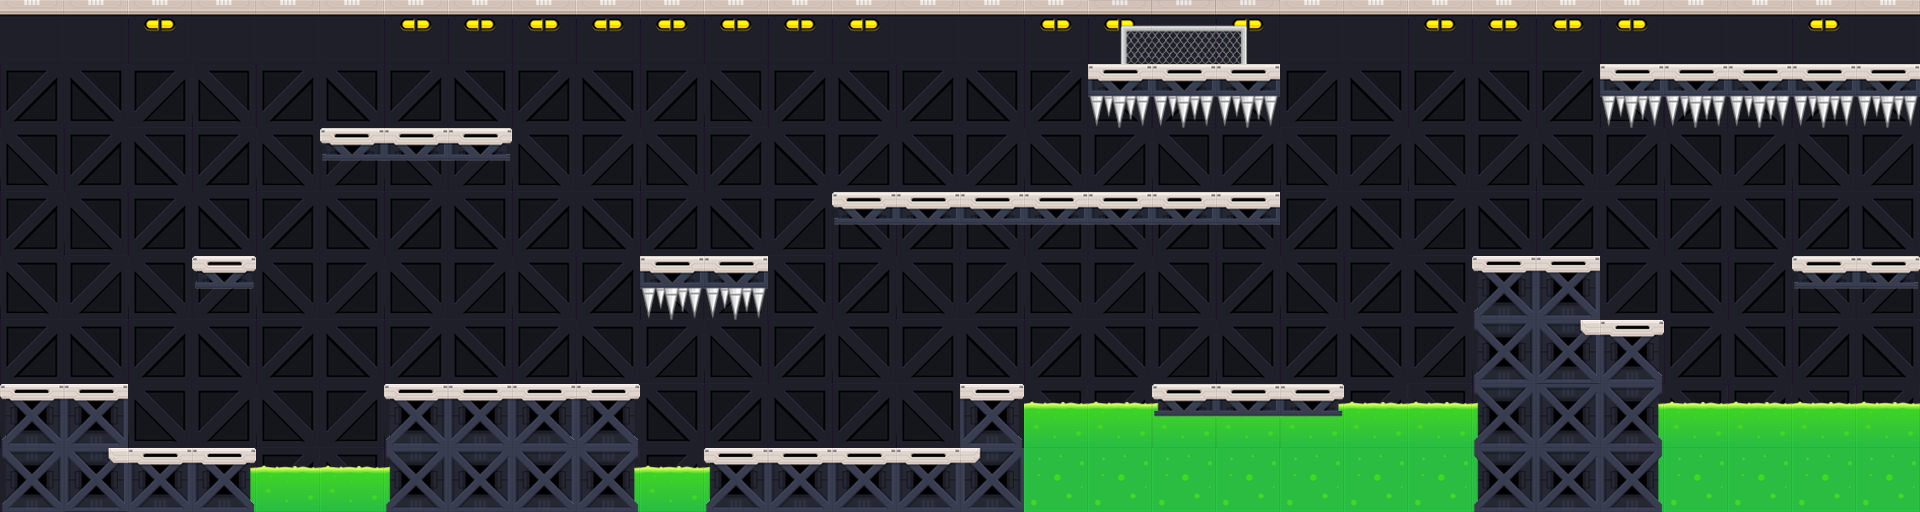

A 2D game scene composited from a Tiled map and its tileset images. What follows is a short description and the map's XML, with each tile layer's data collapsed to a summary:
An orthogonal 30x8 tile map with 64x64 px tiles, 4 tile layers (Capa de Patrones 1, Capa de patrones 3, Capa de patrones 2, Capa de patrones 4).

<map version="1.0" tiledversion="1.0.3" orientation="orthogonal" renderorder="right-down" width="30" height="8" tilewidth="64" tileheight="64" nextobjectid="1">
 <tileset firstgid="1" name="MapaTileset" tilewidth="64" tileheight="64" spacing="1" margin="1" tilecount="28" columns="7">
  <image source="../MapaTileset.png" width="456" height="261" />
  <terraintypes>
   <terrain name="Ground" tile="-1" />
   <terrain name="BG" tile="-1" />
  </terraintypes>
  <tile id="1" terrain=",,1,1" />
  <tile id="2" terrain=",,1,1" />
  <tile id="3" terrain=",,,0" />
  <tile id="4" terrain=",,0,0" />
  <tile id="5" terrain=",,0," />
  <tile id="6" terrain=",0,0,0" />
  <tile id="8" terrain="1,1,1,1" />
  <tile id="9" terrain="1,1,1,1" />
  <tile id="10" terrain=",0,,0" />
  <tile id="11" terrain="0,0,0,0" />
  <tile id="12" terrain="0,,0," />
  <tile id="13" terrain="0,,0,0" />
  <tile id="14" terrain="1,1,," />
  <tile id="15" terrain="1,1,1,1" />
  <tile id="16" terrain="1,1,1,1" />
  <tile id="17" terrain=",0,," />
  <tile id="18" terrain="0,0,," />
  <tile id="19" terrain="0,,," />
 </tileset>
 <layer name="Capa de Patrones 1" width="30" height="8">
  <data>[240 cells, 240 non-empty, 6 distinct tile ids]</data>
 </layer>
 <layer name="Capa de patrones 3" width="30" height="8">
  <data>[240 cells, 53 non-empty, 10 distinct tile ids]</data>
 </layer>
 <layer name="Capa de patrones 2" width="30" height="8">
  <data>[240 cells, 55 non-empty, 14 distinct tile ids]</data>
 </layer>
 <layer name="Capa de patrones 4" width="30" height="8">
  <properties>
   <property name="1" type="int" value="1" />
  </properties>
  <data>[240 cells, 0 non-empty, 0 distinct tile ids]</data>
 </layer>
</map>